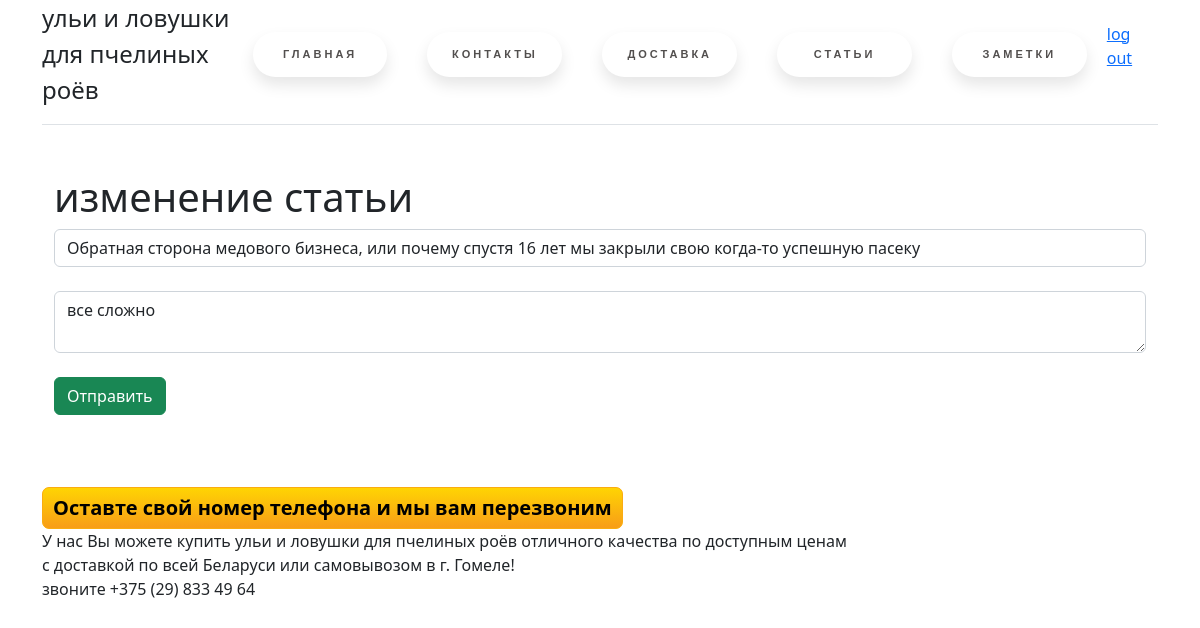
The page /posts/2/update (signed in) on the database its author committed.
### app.py (models this page shows, shortened)
class Article(db.Model):
    id = db.Column(db.Integer, primary_key=True)
    title = db.Column(db.String(100), nullable=False)
    text = db.Column(db.Text, nullable=False)
    date = db.Column(db.DateTime, default=datetime.utcnow)

### app.py (the view)
@app.route('/posts/<int:id>/update', methods=['POST', 'GET'])
def post_update(id):
    if not session.get('logged_in'):
        article_detail = Article.query.get(id)
        flash('Редактировать заметки может только администратор!')
        return render_template('post_detail.html', article_detail=article_detail)
    article_detail = Article.query.get(id)
    if request.method == 'POST':
        article_detail.title = request.form['title']
        article_detail.text = request.form['text']
        try:
            db.session.commit()
            return redirect('/posts')
        except:
            return 'При редактировании заметки произошла ошибка'
    else:
        article_detail = Article.query.get(id)
        return render_template('post_update.html', article_detail=article_detail)

### templates/post_update.html (shortened to what this page needs)
{% extends 'base.html' %}
{% block body %}
<div class="container mt-5">
    <h1>изменение статьи</h1>
    <form method="post">
        <input type="text" name="title" id="title" class="form-control" value="{{ article_detail.title }}"><br>
        <textarea name="text" id="text" class="form-control" >{{ article_detail.text }}</textarea><br>
        <input type="submit" class="btn btn-success" value="Отправить">
    </form>
</div>
{% endblock %}

### static/css/main.css (style rules this page uses)
body { background: url(static\images\bg.png); }
html { background-image: url(static\images\bg.png); background-repeat: no-repeat; background-position: center center; background-attachment: fixed; -webkit-background-size: cover; -moz-background-size: cover; -o-background-size: cover; background-size: cover; }

### templates/base.html (style rules this page uses)
body { background: url(\static\images\bg.png); }

### rows shown on the page
Article: title "Обратная сторона медового бизнеса, или почему спустя 16 лет мы закрыли свою когда-то успешную пасеку", text "все сложно"
